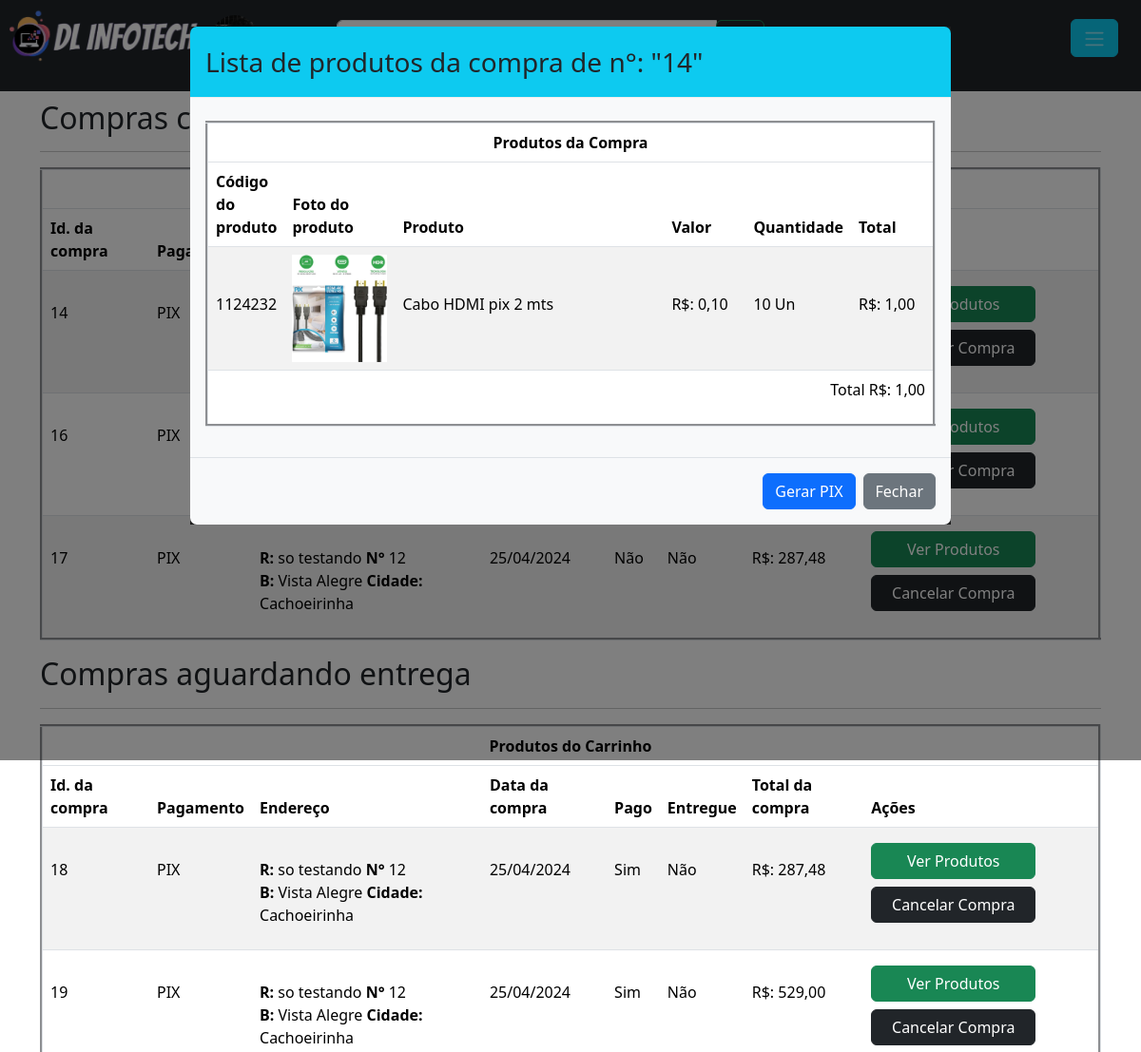
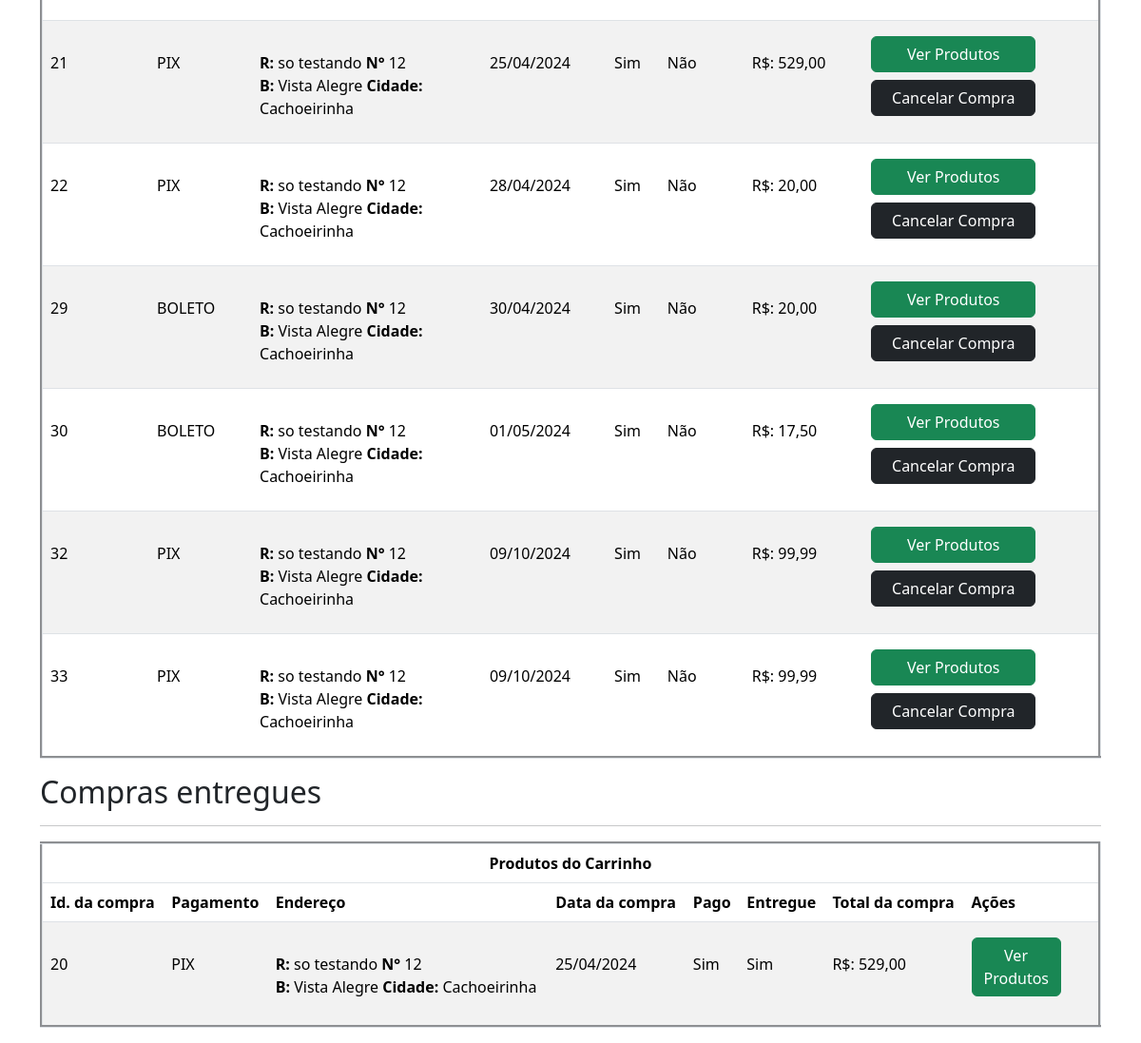
Page /usuario/compras.php?ver_pr_compra=14&lib=ok (signed in) on the committed database (2 pictures, top to bottom).
### tables this page shows
CREATE TABLE `itens_da_compra` (
  `id_item_compra` int(11) NOT NULL,
  `id_compra` int(11) NOT NULL,
  `id_produto` int(11) NOT NULL,
  `quantidade` double(10,2) NOT NULL,
  `data_item` datetime NOT NULL
);

CREATE TABLE `produtos` (
  `id_produto` int(11) NOT NULL,
  `cod_produto` varchar(40) NOT NULL,
  `nome` varchar(100) NOT NULL,
  `valor` double(10,2) NOT NULL,
  `quantidade` double(10,2) NOT NULL,
  `categoria` varchar(120) NOT NULL,
  `cor` varchar(15) NOT NULL,
  `voltagem` varchar(10) NOT NULL,
  `v_110` int(1) NOT NULL,
  `v_220` int(1) NOT NULL,
  `v_bivolt` int(1) NOT NULL,
  `s_volt` int(1) NOT NULL,
  `descricao` varchar(250) NOT NULL,
  `status` int(1) NOT NULL,
  `foto` varchar(100) NOT NULL,
  `foto_1` varchar(50) NOT NULL,
  `foto_2` varchar(50) NOT NULL,
  `foto_3` varchar(50) NOT NULL,
  `foto_4` varchar(50) NOT NULL,
  `foto_5` varchar(50) NOT NULL,
  `foto_6` varchar(50) NOT NULL,
  `var_cores` int(1) NOT NULL,
  `link_110` varchar(50) NOT NULL,
  `link_220` varchar(50) NOT NULL,
  `link_bivolt` varchar(50) NOT NULL,
  `azul` int(1) NOT NULL,
  `vermelho` int(1) NOT NULL,
  `preto` int(1) NOT NULL,
  `branco` int(1) NOT NULL,
  `amarelo` int(1) NOT NULL,
  `verde` int(1) NOT NULL,
  `laranja` int(1) NOT NULL,
  `cinza` int(1) NOT NULL,
  `rosa` int(1) NOT NULL,
  `marrom` int(1) NOT NULL,
  `roxo` int(1) NOT NULL,
  `prata` int(1) NOT NULL,
  `dourado` int(1) NOT NULL,
  `link_azul` varchar(45) NOT NULL,
  `link_vermelho` varchar(45) NOT NULL,
  `link_preto` varchar(45) NOT NULL,
  `link_branco` varchar(45) NOT NULL,
  `link_amarelo` varchar(45) NOT NULL,
  `link_verde` varchar(45) NOT NULL,
  `link_laranja` varchar(45) NOT NULL,
  `link_cinza` varchar(45) NOT NULL,
  `link_rosa` varchar(45) NOT NULL,
  `link_marrom` varchar(45) NOT NULL,
  `link_roxo` varchar(45) NOT NULL,
  `link_prata` varchar(45) NOT NULL,
  `link_dourado` varchar(45) NOT NULL
);

CREATE TABLE `compras` (
  `id_compra` int(11) NOT NULL,
  `id_usuario` int(11) NOT NULL,
  `id_endereco` int(11) NOT NULL,
  `data` datetime NOT NULL,
  `total` double(10,2) NOT NULL,
  `autorizado` int(1) NOT NULL,
  `sel_entrega` int(1) NOT NULL,
  `entregue` int(1) NOT NULL,
  `pagamento` varchar(30) NOT NULL,
  `parcelas` int(3) NOT NULL
);

CREATE TABLE `endereco_usuario` (
  `id_endereco` int(11) NOT NULL,
  `id_usuario` int(11) NOT NULL,
  `CEP` varchar(9) NOT NULL,
  `logradouro` varchar(120) NOT NULL,
  `bairro` varchar(60) NOT NULL,
  `cidade` varchar(60) NOT NULL,
  `UF` varchar(2) NOT NULL,
  `numero` int(6) NOT NULL,
  `complemento` varchar(60) NOT NULL,
  `ponto_referencia` varchar(100) NOT NULL,
  `retirada_com` varchar(100) NOT NULL,
  `telefone_entrega` varchar(15) NOT NULL
);

### verifica_session.php (called while the page is built, shortened)
<?php
if(empty($_SESSION['id_usuario'])){
	$logado = 0;
	session_destroy();
	}else{
        $id_usuario = $_SESSION['id_usuario'];
	}
?>

### usuario/compras.php (the view, shortened to what this page needs)
<?php
require_once('../verifica_session.php');
require_once("../database.php");
$sql = "SELECT * FROM compras WHERE id_usuario = '".$id_usuario."'";
$consulta = $conexao->query($sql);
$dados_a = $consulta->fetchALL(PDO::FETCH_ASSOC);
require_once 'cabecalho.php';
if(isset($_GET['ver_pr_compra'])){
	$id_venda_lista = $_GET['ver_pr_compra'];
        $sql_90 = "SELECT id_compra,pagamento FROM compras WHERE id_compra = '".$id_venda_lista."'";
	$consulta_90 = $conexao->query($sql_90);
	$dados_90 = $consulta_90->fetch(PDO::FETCH_ASSOC);
	$sql_10 = "SELECT * FROM itens_da_compra WHERE id_compra = '".$id_venda_lista."'";
	$consulta_10 = $conexao->query($sql_10);
	$dados_ab = $consulta_10->fetchALL(PDO::FETCH_ASSOC);
	echo  '<div class="modal fade modal-lg" id="exemplomodal">
  <div class="modal-dialog">
    <div class="modal-content ">
      <div class="modal-header bg-info">
        <h3 class="modal-title">Lista de produtos da compra de n°: "'.$id_venda_lista.'"</h3>
      </div>
      <div class="modal-body bg-light">';
		echo '<table class="table table-striped mt-2" border="3">
                <thead>
                    <tr align="center">
                        <th colspan="8">Produtos da Compra</th>
                    </tr>
                    <tr>
                        <th>Código do produto</th>
                        <th>Foto do produto </th>
                        <th>Produto</th>
                        <th>Valor</th>
                        <th>Quantidade</th>
                        <th>Total</th>
                    </tr>
                </thead>
                <tbody>';
	$total_somado = 0;
	foreach($dados_ab as $d_ab){
	$id_produto_lista = $d_ab['id_produto'];
	$sql_100 = "SELECT * FROM produtos WHERE id_produto = '".$id_produto_lista."'";
	$consulta_100 = $conexao->query($sql_100);
	$dados_abc = $consulta_100->fetch(PDO::FETCH_ASSOC);
	$cod_produto = $dados_abc['cod_produto'];
        $nome = $dados_abc['nome'];
        $valor= $dados_abc['valor'];
        $quantidade= $d_ab['quantidade'];
	$foto_pr= $dados_abc['foto'];
	$total = $quantidade * $dados_abc['valor'];
        $total_somado += $total;
	echo '<tr style="height: 110px">
                <td><P style="margin-top: 40px">'.$cod_produto.'</P></td>
                <td><img style="width:100px "src="../img/produtos/'.$foto_pr.'"> </td>
                <td width="400"><P style="margin-top: 40px">'.$nome.'</P></td>
                <td><P style="margin-top: 40px; width: 70px">R$: '. number_format($valor,2,',','.').'</P></td>
                <td><P style="margin-top:40px ; width: 70px">'.$quantidade.' Un</P></td>
                <td><P style="margin-top: 40px; width: 70px"> R$: '.number_format($total,2,',','.').'</P></td></tr>';
	}
      echo '<tr><td align="right" colspan="6"><P >Total R$: '.number_format($total_somado,2,',','.').'</P></td></tr>
        </tbody></table></div>';
      if($dados_90['pagamento'] == 'PIX' && isset($_GET['lib'])){
        echo '<div class="modal-footer bg-light">
                <a class="btn btn-primary" href="../conclui_venda/pix/ver_pix.php?valor='.$total_somado.'" target="_blank">Gerar PIX</a>
                <button type="button" class="btn btn-secondary" data-bs-dismiss="modal">Fechar</button>
            </div>';
        }elseif ($dados_90['pagamento'] == 'BOLETO' && isset($_GET['lib'])) {
        echo '<div class="modal-footer bg-light">
                <a class="btn btn-primary" href="../conclui_venda/boleto/ver_boleto.php?valor='.$total_somado.'" target="_blank">Gerar Boleto</a>
                <button type="button" class="btn btn-secondary" data-bs-dismiss="modal">Fechar</button>
            </div>';
    }else{
        echo '<div class="modal-footer bg-light">
                <button type="button" class="btn btn-secondary" data-bs-dismiss="modal">Fechar</button>
            </div>';
    }
      echo '</div>
  </div>
</div>';
}
?>
<div class="container" style="margin-top:105px">
<h2>Compras com pagamento não confirmado</h2><hr>
<?php
$cont=0;
foreach($dados_a as $d_1){
if($d_1['autorizado'] == 0){ $cont += 1;}
}
if($cont > 0){
	  echo '<table class="table table-striped mt-2" border="3">
                <thead>
                    <tr align="center">
                        <th colspan="8">Produtos do Carrinho</th>
                    </tr>
                    <tr>
                        <th>Id. da compra</th>
                        <th>Pagamento</th>
                        <th>Endereço</th>
                        <th>Data da compra</th>
                        <th>Pago</th>
                        <th>Entregue</th>
                        <th>Total da compra</th>
                        <th>Ações</th>
                    </tr>
                </thead>
                <tbody>';
                foreach ($dados_a as $d_2){
                $id_compra = $d_2['id_compra'];
		if($d_2['autorizado'] == 0 && $d_2['entregue'] == 0 ){
                $sql = "SELECT * FROM compras  WHERE id_compra = ?";
                $consulta = $conexao->prepare($sql);
                $consulta->execute(array($id_compra));
                $dados = $consulta->fetch(PDO::FETCH_ASSOC);
                $data = $d_2['data'];
                $total= $d_2['total'];
                $autorizado= $d_2['autorizado'];
				if($autorizado == 0){ $pago = 'Não';
				}else{
					$pago = 'Sim';
				}
                $entregue= $dados['entregue'];
				if($entregue == 0){ $ent = 'Não';
				}else{
					$ent = 'Sim';
				}
				$pagamento= $d_2['pagamento'];
				$id_endereco = $d_2['id_endereco'];
				$sqlend = "SELECT * FROM endereco_usuario WHERE id_endereco = '".$id_endereco."'";
				$consultaend = $conexao->query($sqlend);
				$dados_end = $consultaend->fetch(PDO::FETCH_ASSOC);
				$endereco = '<strong>R:</strong> '.$dados_end['logradouro'].' <strong>N°</strong> '.$dados_end['numero'].'<br><strong>B: </strong>'.$dados_end['bairro'].' <strong>Cidade:</strong> '.$dados_end['cidade'].'';
			    echo '<tr style="height: 110px">
                <td><P class="mt-4">'.$id_compra.'</P></td>
                <td><P class="mt-4">'.$pagamento.'</P></td>
                <td><P class="mt-4">'.$endereco.'</P></td>
                <td><P class="mt-4">'.date_format(new DateTime($data),"d/m/Y").'</P></td>
                <td><P class="mt-4">'.$pago.'</P></td>
                <td><P class="mt-4">'.$ent.'</P></td>
                <td><P class="mt-4"> R$: '.number_format($total,2,',','.').'</P></td>
                <td><a class="btn btn-success w-75 mt-2" href="?ver_pr_compra='.$id_compra.'&lib=ok">Ver Produtos</a>
                <a class="btn btn-dark mt-2 w-75" href="?cancelar_compra='.$id_compra.'">Cancelar Compra</a></td></tr>
';
				}}}else{ echo '<h3 class="alert alert-secondary text-center">Nenhum produto pendente de aprovação de pagamento</h3>';}
	echo '</tbody></table>';
?>
<h2>Compras aguardando entrega</h2><hr>
<?php
$cont_ent=0;
foreach($dados_a as $d_1){
if($d_1['autorizado'] == 1 && $d_1['entregue'] == 0){ $cont_ent += 1;}
}
if($cont_ent > 0){
	  echo '<table class="table table-striped mt-2" border="3">
                <thead>
                    <tr align="center">
                        <th colspan="8">Produtos do Carrinho</th>
                    </tr>
                    <tr>
                        <th>Id. da compra</th>
                        <th>Pagamento</th>
                        <th>Endereço</th>
                        <th>Data da compra</th>
                        <th>Pago</th>
                        <th>Entregue</th>
                        <th>Total da compra</th>
                        <th>Ações</th>
                    </tr>
                </thead>
                <tbody>';
                foreach ($dados_a as $d_2){
		$id_compra = $d_2['id_compra'];
		if($d_2['autorizado'] == 1 && $d_2['entregue'] == 0 ){
                $sql = "SELECT * FROM compras WHERE id_compra = ?";
                $consulta = $conexao->prepare($sql);
                $consulta->execute(array($id_compra));
                $dados = $consulta->fetch(PDO::FETCH_ASSOC);
                $data = $d_2['data'];
                $total= $d_2['total'];
                $autorizado= $d_2['autorizado'];
				if($autorizado == 0){ $pago = 'Não';
				}else{
					$pago = 'Sim';
				}
                $entregue= $dados['entregue'];
				if($entregue == 0){ $ent = 'Não';
				}else{
					$ent = 'Sim';
				}
				$pagamento= $d_2['pagamento'];
				$id_endereco = $d_2['id_endereco'];
				$sqlend = "SELECT * FROM endereco_usuario WHERE id_endereco = '".$id_endereco."'";
				$consultaend = $conexao->query($sqlend);
				$dados_end = $consultaend->fetch(PDO::FETCH_ASSOC);
				$endereco = '<strong>R:</strong> '.$dados_end['logradouro'].' <strong>N°</strong> '.$dados_end['numero'].'<br><strong>B: </strong>'.$dados_end['bairro'].' <strong>Cidade:</strong> '.$dados_end['cidade'].'';
			    echo '<tr style="height: 110px">
                <td><P class="mt-4">'.$id_compra.'</P></td>
                <td><P class="mt-4">'.$pagamento.'</P></td>
                <td><P class="mt-4">'.$endereco.'</P></td>
                <td><P class="mt-4">'.date_format(new DateTime($data),"d/m/Y").'</P></td>
                <td><P class="mt-4">'.$pago.'</P></td>
                <td><P class="mt-4">'.$ent.'</P></td>
                <td><P class="mt-4"> R$: '.number_format($total,2,',','.').'</P></td>
                <td><a class="btn btn-success w-75 mt-2" href="?ver_pr_compra='.$id_compra.'">Ver Produtos</a>
                <a class="btn btn-dark mt-2 w-75" href="?cancelar_compra='.$id_compra.'">Cancelar Compra</a></td></tr>
';
				}}}else{ echo '<h3 class="alert alert-secondary text-center">Nenhum produto pendente de entrega</h3>';}
	echo '</tbody></table>';
	?>
<h2>Compras entregues</h2><hr>
<?php
$cont_faturado=0;
foreach($dados_a as $d_1){
if($d_1['autorizado'] == 1 && $d_1['entregue'] == 1){ $cont_faturado += 1;}
}
if($cont_faturado > 0){
	  echo '<table class="table table-striped mt-2" border="3">
                <thead>
                    <tr align="center">
                        <th colspan="8">Produtos do Carrinho</th>
                    </tr>
                    <tr>
                        <th>Id. da compra</th>
                        <th>Pagamento</th>
                        <th>Endereço</th>
                        <th>Data da compra</th>
                        <th>Pago</th>
                        <th>Entregue</th>
                        <th>Total da compra</th>
                        <th>Ações</th>
                    </tr>
                </thead>
                <tbody>';
                foreach ($dados_a as $d_2){
		$id_compra = $d_2['id_compra'];
		if($d_2['autorizado'] == 1 && $d_2['entregue'] == 1 ){
                $sql = "SELECT * FROM compras WHERE id_compra = ?";
                $consulta = $conexao->prepare($sql);
                $consulta->execute(array($id_compra));
                $dados = $consulta->fetch(PDO::FETCH_ASSOC);
                $data = $d_2['data'];
                $total= $d_2['total'];
                $autorizado= $d_2['autorizado'];
				if($autorizado == 0){ $pago = 'Não';
				}else{
					$pago = 'Sim';
				}
                $entregue= $dados['entregue'];
				if($entregue == 0){ $ent = 'Não';
				}else{
					$ent = 'Sim';
				}
				$pagamento= $d_2['pagamento'];
				$id_endereco = $d_2['id_endereco'];
				$sqlend = "SELECT * FROM endereco_usuario WHERE id_endereco = '".$id_endereco."'";
				$consultaend = $conexao->query($sqlend);
				$dados_end = $consultaend->fetch(PDO::FETCH_ASSOC);
				$endereco = '<strong>R:</strong> '.$dados_end['logradouro'].' <strong>N°</strong> '.$dados_end['numero'].'<br><strong>B: </strong>'.$dados_end['bairro'].' <strong>Cidade:</strong> '.$dados_end['cidade'].'';
			    echo '<tr style="height: 110px">
                <td><P class="mt-4">'.$id_compra.'</P></td>
                <td><P class="mt-4">'.$pagamento.'</P></td>
                <td><P class="mt-4">'.$endereco.'</P></td>
                <td><P class="mt-4">'.date_format(new DateTime($data),"d/m/Y").'</P></td>
                <td><P class="mt-4">'.$pago.'</P></td>
                <td><P class="mt-4">'.$ent.'</P></td>
                <td><P class="mt-4"> R$: '.number_format($total,2,',','.').'</P></td>
                <td><a class="btn btn-success w-75 mt-2" href="?ver_pr_compra='.$id_compra.'">Ver Produtos</a>
                </td></tr>
';
				}}}else{ echo '<h3 class="alert alert-secondary text-center">Nenhuma compra efetuada ou entregue</h3>';}
	echo '</tbody></table>';
	?>
</div>

### css/modal.css (style rules this page uses)
.modal-content { background-color: #1C1C1C; border-radius: 0; border: none; }
.modal-header { border-bottom-color: #eeeeee; background-color: #fafafa; }

### rows in the picture
itens_da_compra: id_produto.cod_produto "1124232", id_produto.foto (picture), id_produto.nome "Cabo HDMI pix 2 mts", id_produto.valor "0,10", quantidade "10", quantidade.valor "1,00"
compras: id_compra "14", pagamento "PIX"
compras: id_compra "16", pagamento "PIX"
compras: id_compra "17", pagamento "PIX", id_endereco.logradouro "so testando", id_endereco.numero "12", id_endereco.bairro "Vista Alegre", id_endereco.cidade "Cachoeirinha", data "25/04/2024", autorizado "Não", entregue "Não", total "287,48"
compras: id_compra "18", pagamento "PIX", id_endereco.logradouro "so testando", id_endereco.numero "12", id_endereco.bairro "Vista Alegre", id_endereco.cidade "Cachoeirinha", data "25/04/2024", autorizado "Sim", entregue "Não", total "287,48"
compras: id_compra "19", pagamento "PIX", id_endereco.logradouro "so testando", id_endereco.numero "12", id_endereco.bairro "Vista Alegre", id_endereco.cidade "Cachoeirinha", data "25/04/2024", autorizado "Sim", entregue "Não", total "529,00"
compras: id_compra "21", pagamento "PIX", id_endereco.logradouro "so testando", id_endereco.numero "12", id_endereco.bairro "Vista Alegre", id_endereco.cidade "Cachoeirinha", data "25/04/2024", autorizado "Sim", entregue "Não", total "529,00"
compras: id_compra "22", pagamento "PIX", id_endereco.logradouro "so testando", id_endereco.numero "12", id_endereco.bairro "Vista Alegre", id_endereco.cidade "Cachoeirinha", data "28/04/2024", autorizado "Sim", entregue "Não", total "20,00"
compras: id_compra "29", pagamento "BOLETO", id_endereco.logradouro "so testando", id_endereco.numero "12", id_endereco.bairro "Vista Alegre", id_endereco.cidade "Cachoeirinha", data "30/04/2024", autorizado "Sim", entregue "Não", total "20,00"
compras: id_compra "30", pagamento "BOLETO", id_endereco.logradouro "so testando", id_endereco.numero "12", id_endereco.bairro "Vista Alegre", id_endereco.cidade "Cachoeirinha", data "01/05/2024", autorizado "Sim", entregue "Não", total "17,50"
compras: id_compra "32", pagamento "PIX", id_endereco.logradouro "so testando", id_endereco.numero "12", id_endereco.bairro "Vista Alegre", id_endereco.cidade "Cachoeirinha", data "09/10/2024", autorizado "Sim", entregue "Não", total "99,99"
compras: id_compra "33", pagamento "PIX", id_endereco.logradouro "so testando", id_endereco.numero "12", id_endereco.bairro "Vista Alegre", id_endereco.cidade "Cachoeirinha", data "09/10/2024", autorizado "Sim", entregue "Não", total "99,99"
compras: id_compra "20", pagamento "PIX", id_endereco.logradouro "so testando", id_endereco.numero "12", id_endereco.bairro "Vista Alegre", id_endereco.cidade "Cachoeirinha", data "25/04/2024", autorizado "Sim", entregue "Sim", total "529,00"

### other values in the picture
$id_venda_lista "14"
$total_somado "1,00"
